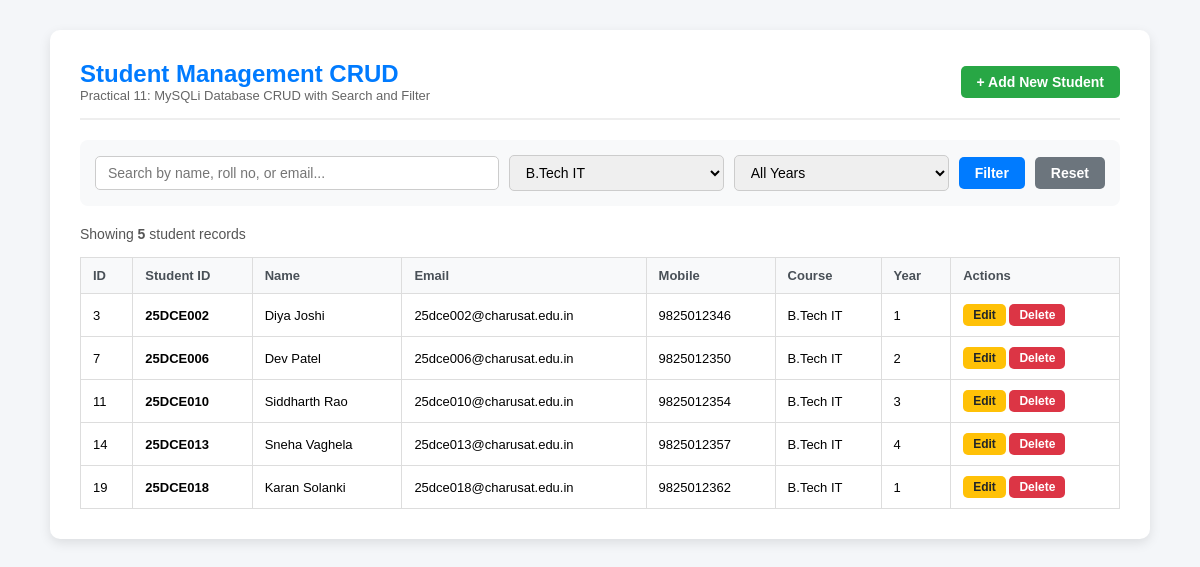
The page /index.php?course=B.Tech IT on the database its author committed.
### tables this page shows
CREATE TABLE IF NOT EXISTS students (
    id INT AUTO_INCREMENT PRIMARY KEY,
    student_id VARCHAR(20) NOT NULL UNIQUE,
    name VARCHAR(100) NOT NULL,
    email VARCHAR(100) NOT NULL UNIQUE,
    mobile VARCHAR(15) NOT NULL,
    course VARCHAR(50) NOT NULL,
    year INT NOT NULL,
    created_at TIMESTAMP DEFAULT CURRENT_TIMESTAMP
);

### index.php (the view, shortened to what this page needs)
<?php
require_once __DIR__ . "/db.php";
$search = isset($_GET["search"]) ? trim($_GET["search"]) : "";
$courseFilter = isset($_GET["course"]) ? trim($_GET["course"]) : "";
$yearFilter = isset($_GET["year"]) ? trim($_GET["year"]) : "";
$query = "SELECT * FROM students WHERE 1=1";
$params = [];
$types = "";
if (!empty($courseFilter)) {
    $query .= " AND course = ?";
    $params[] = $courseFilter;
    $types .= "s";
}
$query .= " ORDER BY id ASC";
$students = [];
if ($conn) {
    if (!empty($params)) {
        $stmt = mysqli_prepare($conn, $query);
        mysqli_stmt_bind_param($stmt, $types, ...$params);
        mysqli_stmt_execute($stmt);
        $res = mysqli_stmt_get_result($stmt);
        while ($row = mysqli_fetch_assoc($res)) {
            $students[] = $row;
        }
    }
}
?>
<!DOCTYPE html>
<html lang="en">
<head>
</head>
<body>
<div class="container">
    <div class="header">
        <div>
            <h1>Student Management CRUD</h1>
            <p style="color:#666; font-size:13px;">Practical 11: MySQLi Database CRUD with Search and Filter</p>
        </div>
        <a href="add_student.php" class="btn btn-success">+ Add New Student</a>
    </div>
    <form method="GET" action="index.php" class="filter-form">
        <input type="text" name="search" value="<?php echo htmlspecialchars($search); ?>" placeholder="Search by name, roll no, or email...">
        <select name="course">
            <option value="B.Tech IT" <?php echo $courseFilter === 'B.Tech IT' ? 'selected' : ''; ?>>B.Tech IT</option>
        </select>
        <select name="year">
            <option value="">All Years</option>
        </select>
        <button type="submit" class="btn btn-primary">Filter</button>
        <?php if (!empty($search) || !empty($courseFilter) || !empty($yearFilter)): ?>
            <a href="index.php" class="btn btn-secondary">Reset</a>
        <?php endif; ?>
    </form>
    <div style="margin-bottom:10px; font-size:14px; color:#555;">
        Showing <strong><?php echo count($students); ?></strong> student records
    </div>
    <table>
        <thead>
            <tr>
                <th>ID</th>
                <th>Student ID</th>
                <th>Name</th>
                <th>Email</th>
                <th>Mobile</th>
                <th>Course</th>
                <th>Year</th>
                <th>Actions</th>
            </tr>
        </thead>
        <tbody>
            <?php if (empty($students)): ?>
                <tr><td colspan="8" style="text-align:center; padding:20px; color:#888;">No student records found matching your criteria.</td></tr>
            <?php else: ?>
                <?php foreach ($students as $s): ?>
                    <tr>
                        <td><?php echo $s["id"]; ?></td>
                        <td><strong><?php echo htmlspecialchars($s["student_id"]); ?></strong></td>
                        <td><?php echo htmlspecialchars($s["name"]); ?></td>
                        <td><?php echo htmlspecialchars($s["email"]); ?></td>
                        <td><?php echo htmlspecialchars($s["mobile"]); ?></td>
                        <td><?php echo htmlspecialchars($s["course"]); ?></td>
                        <td><?php echo htmlspecialchars($s["year"]); ?></td>
                        <td class="actions-cell">
                            <a href="edit_student.php?id=<?php echo $s['id']; ?>" class="btn btn-warning btn-sm">Edit</a>
                            <a href="delete_student.php?id=<?php echo $s['id']; ?>" class="btn btn-danger btn-sm" onclick="return confirm('Are you sure you want to delete <?php echo htmlspecialchars(addslashes($s['name'])); ?>?');">Delete</a>
                        </td>
                    </tr>
                <?php endforeach; ?>
            <?php endif; ?>
        </tbody>
    </table>
</div>
</body>
</html>

### index.php (style rules this page uses)
* { margin: 0; padding: 0; box-sizing: border-box; font-family: Arial, sans-serif; }
body { background-color: #f4f6f9; padding: 30px 15px; }
.container { max-width: 1100px; margin: 0 auto; background: #ffffff; padding: 30px; border-radius: 10px; box-shadow: 0 4px 12px rgba(0,0,0,0.1); }
.header { display: flex; justify-content: space-between; align-items: center; border-bottom: 2px solid #eee; padding-bottom: 15px; margin-bottom: 20px; }
.header h1 { color: #007bff; font-size: 24px; }
.filter-form { display: flex; gap: 10px; flex-wrap: wrap; margin-bottom: 20px; background: #f8f9fa; padding: 15px; border-radius: 8px; align-items: center; }
.filter-form input, .filter-form select { padding: 8px 12px; border: 1px solid #ccc; border-radius: 5px; font-size: 14px; outline: none; }
.filter-form input[type="text"] { flex: 2; min-width: 200px; }
.filter-form select { flex: 1; min-width: 130px; }
.btn { display: inline-block; padding: 8px 16px; border-radius: 5px; text-decoration: none; font-size: 14px; font-weight: bold; cursor: pointer; border: none; }
.btn-primary { background-color: #007bff; color: white; }
.btn-success { background-color: #28a745; color: white; }
.btn-danger { background-color: #dc3545; color: white; }
.btn-warning { background-color: #ffc107; color: #212529; }
.btn-secondary { background-color: #6c757d; color: white; }
.btn-sm { padding: 4px 10px; font-size: 12px; }
table { width: 100%; border-collapse: collapse; margin-top: 15px; }
th, td { padding: 10px 12px; text-align: left; border: 1px solid #ddd; font-size: 13px; }
th { background-color: #f8f9fa; font-weight: bold; color: #495057; }
.actions-cell { white-space: nowrap; }

### rows shown on the page
students: id "3", student "25DCE002", name "Diya Joshi", email "25dce002@charusat.edu.in", mobile "9825012346", course "B.Tech IT", year "1"
students: id "7", student "25DCE006", name "Dev Patel", email "25dce006@charusat.edu.in", mobile "9825012350", course "B.Tech IT", year "2"
students: id "11", student "25DCE010", name "Siddharth Rao", email "25dce010@charusat.edu.in", mobile "9825012354", course "B.Tech IT", year "3"
students: id "14", student "25DCE013", name "Sneha Vaghela", email "25dce013@charusat.edu.in", mobile "9825012357", course "B.Tech IT", year "4"
students: id "19", student "25DCE018", name "Karan Solanki", email "25dce018@charusat.edu.in", mobile "9825012362", course "B.Tech IT", year "1"

### other values the page prints
count($students) "5"
